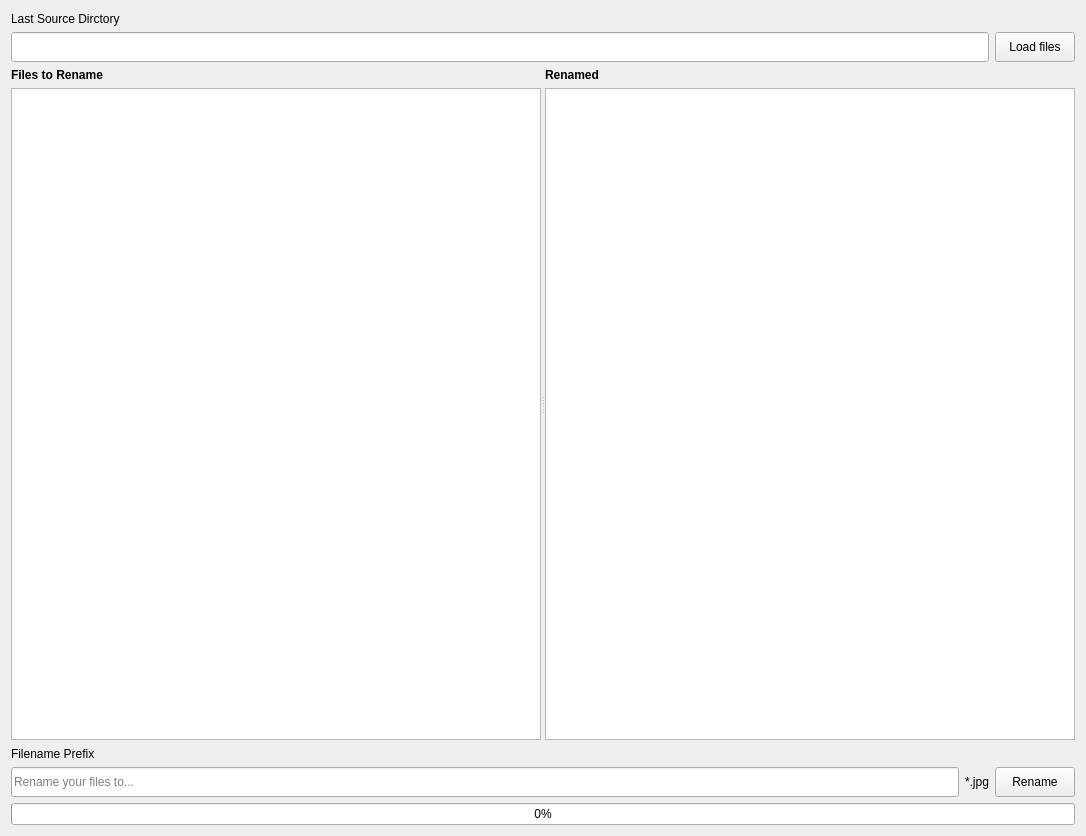
<?xml version="1.0" encoding="UTF-8"?>
<ui version="4.0">
 <class>Window</class>
 <widget class="QWidget" name="Window">
  <property name="geometry">
   <rect>
    <x>0</x>
    <y>0</y>
    <width>1086</width>
    <height>836</height>
   </rect>
  </property>
  <property name="windowTitle">
   <string>Ken's Renamer</string>
  </property>
  <layout class="QGridLayout" name="gridLayout_2">
   <item row="0" column="0">
    <layout class="QGridLayout" name="gridLayout">
     <item row="0" column="0" colspan="3">
      <widget class="QLabel" name="label">
       <property name="minimumSize">
        <size>
         <width>0</width>
         <height>15</height>
        </size>
       </property>
       <property name="maximumSize">
        <size>
         <width>16777215</width>
         <height>15</height>
        </size>
       </property>
       <property name="text">
        <string>Last Source Dirctory </string>
       </property>
      </widget>
     </item>
     <item row="1" column="0" colspan="2">
      <widget class="QLineEdit" name="dirEdit">
       <property name="minimumSize">
        <size>
         <width>0</width>
         <height>30</height>
        </size>
       </property>
       <property name="maximumSize">
        <size>
         <width>16777215</width>
         <height>30</height>
        </size>
       </property>
      </widget>
     </item>
     <item row="1" column="2">
      <widget class="QPushButton" name="loadFilesButton">
       <property name="minimumSize">
        <size>
         <width>0</width>
         <height>30</height>
        </size>
       </property>
       <property name="maximumSize">
        <size>
         <width>16777215</width>
         <height>30</height>
        </size>
       </property>
       <property name="text">
        <string>Load files</string>
       </property>
      </widget>
     </item>
     <item row="2" column="0" colspan="3">
      <widget class="QSplitter" name="splitter">
       <property name="orientation">
        <enum>Qt::Horizontal</enum>
       </property>
       <widget class="QWidget" name="layoutWidget">
        <layout class="QVBoxLayout" name="verticalLayout">
         <item>
          <widget class="QLabel" name="label_2">
           <property name="font">
            <font>
             <pointsize>9</pointsize>
             <weight>75</weight>
             <bold>true</bold>
            </font>
           </property>
           <property name="text">
            <string>Files to Rename</string>
           </property>
          </widget>
         </item>
         <item>
          <widget class="QListWidget" name="srcFileList"/>
         </item>
        </layout>
       </widget>
       <widget class="QWidget" name="layoutWidget">
        <layout class="QVBoxLayout" name="verticalLayout_2">
         <item>
          <widget class="QLabel" name="label_3">
           <property name="font">
            <font>
             <pointsize>9</pointsize>
             <weight>75</weight>
             <bold>true</bold>
            </font>
           </property>
           <property name="text">
            <string>Renamed</string>
           </property>
          </widget>
         </item>
         <item>
          <widget class="QListWidget" name="dstFileList"/>
         </item>
        </layout>
       </widget>
      </widget>
     </item>
     <item row="3" column="0">
      <widget class="QLabel" name="label_4">
       <property name="minimumSize">
        <size>
         <width>0</width>
         <height>15</height>
        </size>
       </property>
       <property name="maximumSize">
        <size>
         <width>16777215</width>
         <height>15</height>
        </size>
       </property>
       <property name="text">
        <string>Filename Prefix</string>
       </property>
      </widget>
     </item>
     <item row="4" column="0">
      <widget class="QLineEdit" name="prefixEdit">
       <property name="minimumSize">
        <size>
         <width>0</width>
         <height>30</height>
        </size>
       </property>
       <property name="maximumSize">
        <size>
         <width>16777215</width>
         <height>30</height>
        </size>
       </property>
       <property name="placeholderText">
        <string>Rename your files to...</string>
       </property>
      </widget>
     </item>
     <item row="4" column="1">
      <widget class="QLabel" name="extensionLabel">
       <property name="minimumSize">
        <size>
         <width>0</width>
         <height>30</height>
        </size>
       </property>
       <property name="maximumSize">
        <size>
         <width>16777215</width>
         <height>30</height>
        </size>
       </property>
       <property name="text">
        <string>*.jpg</string>
       </property>
      </widget>
     </item>
     <item row="4" column="2">
      <widget class="QPushButton" name="renameFilesButton">
       <property name="minimumSize">
        <size>
         <width>0</width>
         <height>30</height>
        </size>
       </property>
       <property name="maximumSize">
        <size>
         <width>16777215</width>
         <height>30</height>
        </size>
       </property>
       <property name="text">
        <string>Rename</string>
       </property>
      </widget>
     </item>
     <item row="5" column="0" colspan="3">
      <widget class="QProgressBar" name="progressBar">
       <property name="value">
        <number>0</number>
       </property>
      </widget>
     </item>
    </layout>
   </item>
  </layout>
 </widget>
 <resources/>
 <connections/>
</ui>
